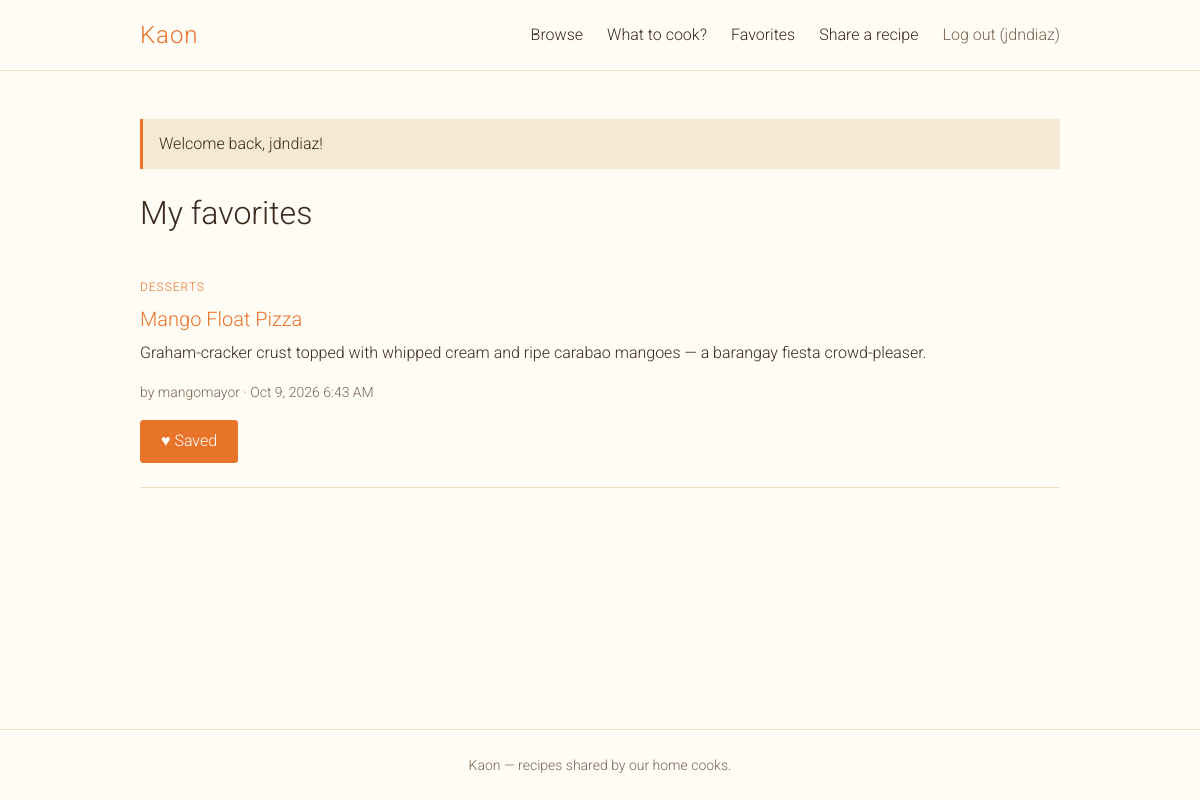
The page /favorites.php (signed in) on the database its author committed.
### tables this page shows
CREATE TABLE `recipes` (
  `id` int(10) UNSIGNED NOT NULL,
  `user_id` int(10) UNSIGNED NOT NULL,
  `category_id` int(10) UNSIGNED NOT NULL,
  `title` varchar(150) NOT NULL,
  `description` varchar(500) NOT NULL,
  `steps` text NOT NULL,
  `created_at` timestamp NOT NULL DEFAULT current_timestamp(),
  `updated_at` timestamp NULL DEFAULT NULL
);

CREATE TABLE `categories` (
  `id` int(10) UNSIGNED NOT NULL,
  `name` varchar(50) NOT NULL
);

CREATE TABLE `users` (
  `id` int(10) UNSIGNED NOT NULL,
  `username` varchar(50) NOT NULL,
  `email` varchar(100) NOT NULL,
  `password_hash` varchar(255) NOT NULL,
  `created_at` timestamp NOT NULL DEFAULT current_timestamp()
);

### src/Auth.php (called while the page is built, shortened)
<?php
final class Auth
{
    public static function check(): bool
    {
        return isset($_SESSION['user_id']);
    }
    public static function username(): string
    {
        return (string) ($_SESSION['username'] ?? '');
    }
    public static function require(): int
    {
        return (int) $_SESSION['user_id'];
    }
}

### includes/helpers.php (called while the page is built, shortened)
<?php
function e(?string $value): string
{
    return htmlspecialchars((string) $value, ENT_QUOTES | ENT_SUBSTITUTE, 'UTF-8');
}
function pull_flashes(): array
{
    $messages = $_SESSION['flash'] ?? [];
    return $messages;
}
function format_date(string $timestamp): string
{
    return date('M j, Y g:i A', strtotime($timestamp));
}

### includes/init.php (called while the page is built, shortened)
<?php
require_once __DIR__ . '/db.php';
require_once __DIR__ . '/helpers.php';
require_once __DIR__ . '/layout.php';
spl_autoload_register(function (string $class): void {
    $file = __DIR__ . '/../src/' . $class . '.php';
});

### includes/db.php (called while the page is built, shortened)
<?php
function db(): PDO
{
    static $pdo = null;
    if ($pdo === null) {
        $pdo = new PDO(
            'mysql:host=' . DB_HOST . ';dbname=' . DB_NAME . ';charset=utf8mb4',
            DB_USER,
            DB_PASS,
            [
                PDO::ATTR_ERRMODE            => PDO::ERRMODE_EXCEPTION,
                PDO::ATTR_DEFAULT_FETCH_MODE => PDO::FETCH_ASSOC,
                PDO::ATTR_EMULATE_PREPARES   => false,
                PDO::MYSQL_ATTR_FOUND_ROWS   => true,
                PDO::MYSQL_ATTR_INIT_COMMAND => "SET time_zone = '+08:00'",
            ]
        );
    }
    return $pdo;
}

### src/Favorite.php (called while the page is built, shortened)
<?php
final class Favorite
{
    public function listFor(int $userId): array
    {
        $sql = Recipe::LIST_SELECT . '
            JOIN favorites fav ON fav.recipe_id = r.id AND fav.user_id = :owner
            ORDER BY fav.created_at DESC';
        $stmt = $this->db->prepare($sql);
        $stmt->execute(['viewer' => $userId, 'owner' => $userId]);
        return $stmt->fetchAll();
    }
}

### includes/layout.php (the view, shortened to what this page needs)
<?php
function page_header(string $title): void
{
    ?>
<!DOCTYPE html>
<html lang="en">
<head>
    <link rel="stylesheet" href="assets/css/style.css">
</head>
<body>
<header class="site-header">
    <div class="container header-inner">
        <a class="brand" href="<?= Auth::check() ? 'index.php' : 'auth.php' ?>">Kaon</a>
        <nav class="site-nav">
            <?php if (Auth::check()): ?>
                <a href="index.php">Browse</a>
                <a href="suggest.php">What to cook?</a>
                <a href="favorites.php">Favorites</a>
                <a href="recipe_form.php">Share a recipe</a>
                <form method="post" action="auth.php" class="inline-form">
                    <button type="submit" class="link-button">Log out (<?= e(Auth::username()) ?>)</button>
                </form>
            <?php else: ?>
                <a href="auth.php">Log in</a>
                <a href="auth.php?mode=register">Sign up</a>
            <?php endif; ?>
        </nav>
    </div>
</header>
<main class="container">
    <?php foreach (pull_flashes() as $f): ?>
        <div class="flash flash-<?= e($f['type']) ?>" role="status"><?= e($f['message']) ?></div>
    <?php endforeach; ?>
    <?php
}
function page_footer(): void
{
    ?>
</main>
<footer class="site-footer">
    <div class="container">
        <p>Kaon &mdash; recipes shared by our home cooks.</p>
    </div>
</footer>
</body>
</html>
    <?php
}
function recipe_card(array $r, string $back, bool $removeOnUnsave = false): void
{
    ?>
<article class="card" id="recipe-<?= (int) $r['id'] ?>">
    <span class="badge"><?= e($r['category']) ?></span>
    <h3><a href="recipe.php?id=<?= (int) $r['id'] ?>"><?= e($r['title']) ?></a></h3>
    <p class="card-desc"><?= e($r['description']) ?></p>
    <p class="meta">
        by <?= e($r['username']) ?> &middot; <?= e(format_date($r['created_at'])) ?>
    </p>
    <?php favorite_button($r, $back, $removeOnUnsave); ?>
</article>
    <?php
}
function favorite_button(array $r, string $back, bool $removeOnUnsave = false): void
{
    $isFav = (bool) $r['is_fav'];
    ?>
<form method="post" action="favorites.php" class="fav-form"<?= $removeOnUnsave ? ' data-remove-card' : '' ?>>
    <button type="submit" class="btn <?= $isFav ? 'btn-fav-on' : 'btn-outline' ?>">
        <?= $isFav ? '&#9829; Saved' : '&#9825; Save' ?>
    </button>
</form>
    <?php
}

### favorites.php (shortened to what this page needs)
<?php
require __DIR__ . '/includes/init.php';
$userId    = Auth::require();
$favorites = new Favorite(db());
$recipes = $favorites->listFor($userId);
page_header('My favorites');
?>
<h1>My favorites</h1>
<?php foreach ($recipes as $r): ?>
    <?php recipe_card($r, 'favorites.php', true); ?>
<?php endforeach; ?>
<?php page_footer(); ?>

### assets/css/style.css (style rules this page uses)
:root { --cream: #fffbf5; --cream-dark: #f5e9d3; --orange: #e8742a; --orange-dark: #c95e18; --ink: #3a2a1c; --ink-soft: #7a6652; --line: #ecdcc0; }
* { box-sizing: border-box; }
html, body, button, input, select, textarea { font-family: 'Roboto', sans-serif; font-weight: 300; }
body { margin: 0; background: var(--cream); color: var(--ink); font-size: 16px; line-height: 1.6; min-height: 100vh; display: flex; flex-direction: column; }
main { flex: 1; padding-top: 3rem; padding-bottom: 3rem; }
.container { width: 100%; max-width: 960px; margin: 0 auto; padding-left: 1.25rem; padding-right: 1.25rem; }
h1, h2, h3 { font-weight: 300; line-height: 1.25; margin: 0 0 1rem; }
h1 { font-size: 2rem; }
h3 { font-size: 1.25rem; }
p { margin: 0 0 1rem; }
a { color: var(--orange); text-decoration: none; }
.site-header { border-bottom: 1px solid var(--line); }
.header-inner { display: flex; align-items: center; justify-content: space-between; padding-top: 1rem; padding-bottom: 1rem; }
.brand { font-size: 1.5rem; letter-spacing: 0.04em; color: var(--orange); }
.site-nav { display: flex; align-items: center; gap: 1.5rem; }
.site-nav a { color: var(--ink); }
.inline-form { display: inline; margin: 0; }
.link-button { background: none; border: 0; padding: 0; color: var(--ink-soft); cursor: pointer; font-size: 1rem; }
.flash { padding: 0.75rem 1rem; margin-bottom: 1.5rem; border-left: 3px solid var(--orange); background: var(--cream-dark); }
.btn { display: inline-block; margin: 0; padding: 0.6rem 1.25rem; line-height: 1.4; text-align: center; background: var(--orange); border: 1px solid var(--orange); border-radius: 3px; color: #fff; font-size: 1rem; cursor: pointer; }
.btn-fav-on { background: var(--orange); color: #fff; }
.card { padding: 1.5rem 0; border-bottom: 1px solid var(--line); }
.card h3 { margin: 0.5rem 0; }
.card-desc { color: var(--ink); }
.badge { font-size: 0.75rem; letter-spacing: 0.08em; text-transform: uppercase; color: var(--orange); }
.meta, .edited { font-size: 0.875rem; color: var(--ink-soft); }
.fav-form { margin: 0; }
.site-footer { border-top: 1px solid var(--line); padding: 1.5rem 0; text-align: center; color: var(--ink-soft); font-size: 0.875rem; }
.site-footer p { margin: 0; }

### rows shown on the page
recipes: category.name "DESSERTS", title "Mango Float Pizza", description "Graham-cracker crust topped with whipped cream and ripe carabao mangoes — a barangay fiesta crowd-pleaser.", user.username "mangomayor", created_at "Oct 9, 2026 6:43 AM"

### other values the page prints
Auth::username() "jdndiaz"
$f['message'] "Welcome back, jdndiaz!"
